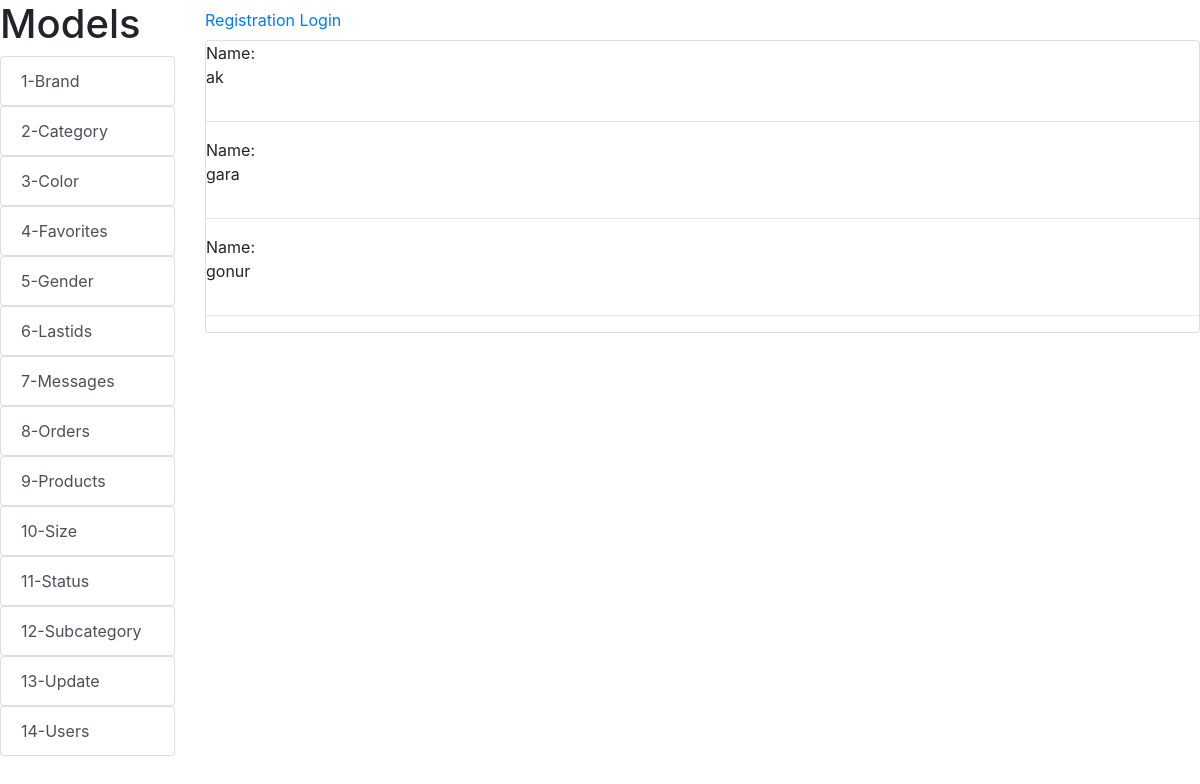
Screenshot of /color/ with the database file from the repository.
### alemsite/models.py (models this page shows, shortened)
class Color(models.Model):
    name = models.CharField(max_length=150)

### alemsite/views.py (the view)
# urls.py: path('color/', color, name='color'),
def color(request):
    color = Color.objects.all()
    return render(request, 'color/color.html', {'color':color})

### alemsite/templates/color/color.html
{% extends 'index.html'%}
{% block content %}
    {% for item in color %}
        Name:
    <p>{{ item.name }}</p>
        <hr>
    {% endfor %}
{% endblock %}

### rows the page displays
Color: name "ak"
Color: name "gara"
Color: name "gonur"
